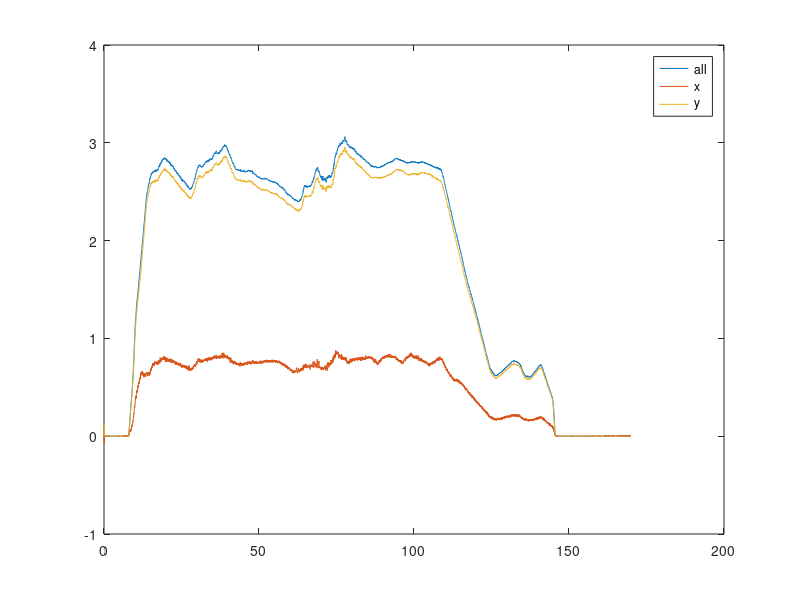

This figure's MATLAB source:
data_mode = 4;
deg = pi / 180;
dt = 0.01;
if data_mode == 1
    load('quarter_turn.mat')
    load('quarter_turn_steer.mat')
    startpoint = 1;
    endpoint = 10000;
    q_debug = qqd_est_out(startpoint:endpoint, 1:5);
    qd_debug = qqd_est_out(startpoint:endpoint, 6:10);
    steer = steer_m(startpoint:endpoint,:) * deg;
    data_len = size(qqd_est_out(startpoint:endpoint,:),1);
    time = linspace(0,(data_len-1)*0.01,data_len)';
end
if data_mode == 2
    load('circle.mat')
    load('circle_steer.mat')
    startpoint = 1;
    endpoint = 38000;
    q_debug = qqd_est_out(startpoint:endpoint, 1:5);
    qd_debug = qqd_est_out(startpoint:endpoint, 6:10);
    steer = steer_m(startpoint:endpoint,:) * deg;
    data_len = size(qqd_est_out(startpoint:endpoint,:),1);
    time = linspace(0,(data_len-1)*0.01,data_len)';
end
if data_mode == 3
    load('double_change.mat')
    load('double_change_steer.mat')
    startpoint = 1;
    endpoint = 7000;
    q_debug = qqd_est_out(startpoint:endpoint, 1:5);
    qd_debug = qqd_est_out(startpoint:endpoint, 6:10);
    steer = steer_m(startpoint:endpoint,:) * deg;
    data_len = size(qqd_est_out(startpoint:endpoint,:),1);
    time = linspace(0,(data_len-1)*0.01,data_len)';
end
if data_mode == 4
    load('2318.mat')
    startpoint = 1;
    endpoint = 17000;  % 20 - 100
    q_debug = qqd_est_out(startpoint:endpoint, 1:5);
    qd_debug = qqd_est_out(startpoint:endpoint, 6:10);
    steer = steer_m(startpoint:endpoint,:) * deg;
    data_len = size(qqd_est_out(startpoint:endpoint,:),1);
    time = linspace(0,(data_len-1)*0.01,data_len)';
end
if data_mode == 5
    load('2122.mat')
    startpoint = 1;
    endpoint = 8500;  % 6000-8000
    q_debug = qqd_est_out(startpoint:endpoint, 1:5);
    qd_debug = qqd_est_out(startpoint:endpoint, 6:10);
    steer = steer_m(startpoint:endpoint,:) * deg;
    data_len = size(qqd_est_out(startpoint:endpoint,:),1);
    time = linspace(0,(data_len-1)*0.01,data_len)';
end
if data_mode == 6
    load('2146.mat')
    startpoint = 1;
    endpoint = 13000; % 80-100
    q_debug = qqd_est_out(startpoint:endpoint, 1:5);
    qd_debug = qqd_est_out(startpoint:endpoint, 6:10);
    steer = steer_m(startpoint:endpoint,:) * deg;
    data_len = size(qqd_est_out(startpoint:endpoint,:),1);
    time = linspace(0,(data_len-1)*0.01,data_len)';
end
if data_mode == 7
    load('2148.mat')
    startpoint = 1;
    endpoint = 7500;  % 10-20 55-70
    q_debug = qqd_est_out(startpoint:endpoint, 1:5);
    qd_debug = qqd_est_out(startpoint:endpoint, 6:10);
    steer = steer_m(startpoint:endpoint,:) * deg;
    data_len = size(qqd_est_out(startpoint:endpoint,:),1);
    time = linspace(0,(data_len-1)*0.01,data_len)';
end

speed_a = zeros(data_len, 1);

for i = 1:data_len
    speed_a(i) = hypot(qd_debug(i, 1), qd_debug(i, 2));
end

plot(time, speed_a);
hold on
plot(time, qd_debug(:, 1));
hold on
plot(time, qd_debug(:, 2));
legend("all", "x", "y")
